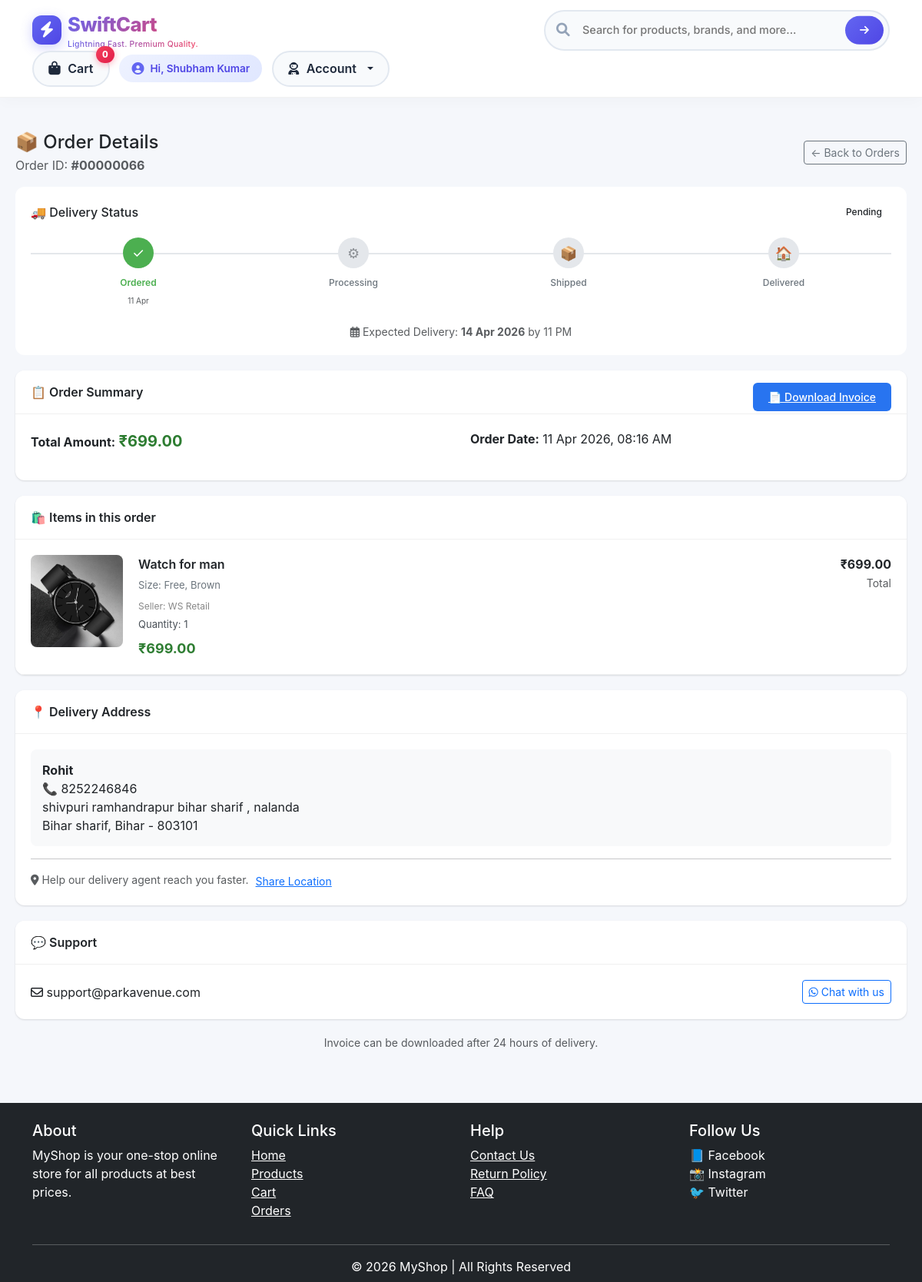
Page /user/order_details.php?id=66 (signed in) on the committed database.
### tables this page shows
CREATE TABLE `orders` (
  `id` int(11) NOT NULL,
  `user_id` int(11) DEFAULT NULL,
  `total` decimal(10,2) DEFAULT NULL,
  `status` enum('Pending','Processing','Confirmed','Shipped','Delivered','Cancelled','Paid') DEFAULT NULL,
  `created_at` timestamp NOT NULL DEFAULT current_timestamp(),
  `payment_method` varchar(50) DEFAULT NULL,
  `address_id` int(11) DEFAULT NULL,
  `transaction_id` varchar(255) DEFAULT NULL
);

CREATE TABLE `order_items` (
  `id` int(11) NOT NULL,
  `order_id` int(11) DEFAULT NULL,
  `product_id` int(11) DEFAULT NULL,
  `quantity` int(11) DEFAULT NULL,
  `price` decimal(10,2) DEFAULT NULL,
  `size` varchar(10) DEFAULT NULL
);

CREATE TABLE `products` (
  `id` int(11) NOT NULL,
  `name` varchar(255) NOT NULL,
  `price` decimal(10,2) NOT NULL,
  `description` text DEFAULT NULL,
  `image` varchar(255) DEFAULT NULL,
  `created_at` timestamp NOT NULL DEFAULT current_timestamp(),
  `category` varchar(255) DEFAULT NULL,
  `size_s` int(11) DEFAULT 1,
  `size_m` int(11) DEFAULT 1,
  `size_l` int(11) DEFAULT 1,
  `size_xl` int(11) DEFAULT 1,
  `size_xxl` int(11) DEFAULT 1
);

CREATE TABLE `addresses` (
  `id` int(11) NOT NULL,
  `user_id` int(11) DEFAULT NULL,
  `full_name` varchar(100) DEFAULT NULL,
  `phone` varchar(15) DEFAULT NULL,
  `address` text DEFAULT NULL,
  `city` varchar(50) DEFAULT NULL,
  `state` varchar(50) DEFAULT NULL,
  `pincode` varchar(10) DEFAULT NULL,
  `created_at` timestamp NOT NULL DEFAULT current_timestamp()
);

### user/order_details.php (the view, shortened to what this page needs)
<?php
include("../includes/header.php");
$uid = $_SESSION['user']['id'];
$order_id = isset($_GET['id']) ? (int)$_GET['id'] : 0;
$order = $conn->query("SELECT * FROM orders WHERE id=$order_id AND user_id=$uid")->fetch_assoc();
$items = $conn->query("
SELECT order_items.*, products.name, products.image, products.description
FROM order_items
JOIN products ON order_items.product_id = products.id
WHERE order_id=$order_id
");
$address = $conn->query("SELECT * FROM addresses WHERE id={$order['address_id']}")->fetch_assoc();
$delivery_date = date("d M Y", strtotime($order['created_at']." +3 days"));
?>
<!DOCTYPE html>
<html lang="en">
<head>
    <link href="https://cdn.jsdelivr.net/npm/bootstrap@5.3.0-alpha1/dist/css/bootstrap.min.css" rel="stylesheet">
    <link rel="stylesheet" href="https://cdnjs.cloudflare.com/ajax/libs/font-awesome/6.0.0-beta3/css/all.min.css">
</head>
<body>
<div class="order-container">
    <div class="d-flex justify-content-between align-items-center mb-3 flex-wrap">
        <div>
            <h4 class="mb-1">📦 Order Details</h4>
            <p class="text-muted mb-0">Order ID: <strong>#<?php echo str_pad($order_id, 8, '0', STR_PAD_LEFT); ?></strong></p>
        </div>
        <a href="orders.php" class="btn btn-outline-secondary btn-sm">
            ← Back to Orders
        </a>
    </div>
    <div class="tracking-container">
        <div class="d-flex justify-content-between align-items-center mb-3">
            <h6 class="mb-0">🚚 Delivery Status</h6>
            <span class="status-badge status-<?php echo strtolower($order['status']); ?>">
                <?php echo $order['status']; ?>
            </span>
        </div>
        <div class="track-steps">
            <?php
            $status = $order['status'];
            $steps_list = ['Ordered', 'Processing', 'Shipped', 'Delivered'];
            $current_index = 0;
            if($status == 'Pending') $current_index = 0;
            elseif($status == 'Processing') $current_index = 1;
            elseif($status == 'Shipped') $current_index = 2;
            elseif($status == 'Delivered') $current_index = 3;
            foreach($steps_list as $idx => $step_name):
                $is_active = ($idx <= $current_index);
            ?>
            <div class="step <?php echo $is_active ? 'active' : ''; ?>">
                <div class="step-circle">
                    <?php
                    if($step_name == 'Ordered') echo '✓';
                    elseif($step_name == 'Processing') echo '⚙';
                    elseif($step_name == 'Shipped') echo '📦';
                    else echo '🏠';
                    ?>
                </div>
                <div class="step-label"><?php echo $step_name; ?></div>
                <small class="text-muted" style="font-size: 10px;">
                    <?php
                    if($step_name == 'Ordered') echo date('d M', strtotime($order['created_at']));
                    ?>
                </small>
            </div>
            <?php endforeach; ?>
        </div>
        <div class="mt-3 text-center text-muted small">
            <i class="far fa-calendar-alt"></i> Expected Delivery: <strong><?php echo $delivery_date; ?></strong> by 11 PM
        </div>
    </div>
    <div class="order-card">
        <div class="card-header">
            📋 Order Summary
            <a href="invoice.php?id=<?php echo $order_id; ?>" class="float-end btn-invoice btn-sm">
                📄 Download Invoice
            </a>
        </div>
        <div class="card-body">
            <div class="row">
                <div class="col-md-6">
                    <p><strong>Total Amount:</strong> <span style="color:#2e7d32; font-size:20px; font-weight:700;">₹<?php echo number_format($order['total'], 2); ?></span></p>
                </div>
                <div class="col-md-6">
                    <p><strong>Order Date:</strong> <?php echo date('d M Y, h:i A', strtotime($order['created_at'])); ?></p>
                </div>
            </div>
        </div>
    </div>
    <div class="order-card">
        <div class="card-header">
            🛍️ Items in this order
        </div>
        <div class="card-body p-0">
            <?php
            while($product = $items->fetch_assoc()):
                $image_path = "../assets/images/" . $product['image'];
            ?>
            <div class="product-horizontal">
                <div class="product-image-side">
                    <img src="<?php echo $image_path; ?>" alt="<?php echo htmlspecialchars($product['name']); ?>"
                         onerror="this.src='https://via.placeholder.com/120x120?text=No+Image'">
                </div>
                <div class="product-details-side">
                    <div class="product-title"><?php echo htmlspecialchars($product['name']); ?></div>
                    <div class="product-meta">
                        Size: Free, Brown
                    </div>
                    <div class="seller-info">
                        Seller: WS Retail
                    </div>
                    <div class="product-quantity">
                        Quantity: <?php echo $product['quantity']; ?>
                    </div>
                    <div class="product-price mt-2">
                        ₹<?php echo number_format($product['price'], 2); ?>
                    </div>
                </div>
                <div class="text-end" style="min-width: 100px;">
                    <div class="fw-bold">₹<?php echo number_format($product['price'] * $product['quantity'], 2); ?></div>
                    <small class="text-muted">Total</small>
                </div>
            </div>
            <?php endwhile; ?>
        </div>
    </div>
    <div class="order-card">
        <div class="card-header">
            📍 Delivery Address
        </div>
        <div class="card-body">
            <?php if($address): ?>
            <div class="address-block">
                <div class="fw-bold"><?php echo htmlspecialchars($address['full_name']); ?></div>
                <div>📞 <?php echo htmlspecialchars($address['phone']); ?></div>
                <div><?php echo htmlspecialchars($address['address']); ?></div>
                <div><?php echo htmlspecialchars($address['city']); ?>, <?php echo htmlspecialchars($address['state']); ?> - <?php echo htmlspecialchars($address['pincode']); ?></div>
            </div>
            <?php else: ?>
            <p class="text-muted">Address not available</p>
            <?php endif; ?>
            <hr>
            <div class="small text-muted">
                <i class="fas fa-map-marker-alt"></i> Help our delivery agent reach you faster.
                <button class="btn btn-link btn-sm p-0 ms-1" onclick="alert('📍 Location sharing feature coming soon')">Share Location</button>
            </div>
        </div>
    </div>
    <div class="order-card">
        <div class="card-header">
            💬 Support
        </div>
        <div class="card-body">
            <div class="d-flex justify-content-between align-items-center">
                <span><i class="far fa-envelope"></i> support@parkavenue.com</span>
                <button class="btn btn-outline-primary btn-sm" onclick="alert('Chat with support')">
                    <i class="fab fa-whatsapp"></i> Chat with us
                </button>
            </div>
        </div>
    </div>
    <div class="text-center text-muted small mt-3">
        Invoice can be downloaded after 24 hours of delivery.
    </div>
</div>
<?php include("../includes/footer.php"); ?>
</body>
</html>

### assets/css/style.css (style rules this page uses)
body { background: #f4f6f9; font-family: 'Segoe UI', sans-serif; }
.btn { border-radius: 10px; }

### includes/header.php (style rules this page uses)
* { margin: 0; padding: 0; box-sizing: border-box; }
body { background: #f8fafc; font-family: 'Inter', sans-serif; overflow-x: hidden; }

### user/order_details.php (style rules this page uses)
* { margin: 0; padding: 0; box-sizing: border-box; }
body { background: #f5f7fb; font-family: -apple-system, BlinkMacSystemFont, 'Segoe UI', Roboto, 'Helvetica Neue', sans-serif; }
.order-container { max-width: 1200px; margin: 0 auto; padding: 20px; }
.order-card { background: white; border-radius: 12px; box-shadow: 0 1px 3px rgba(0,0,0,0.08), 0 1px 2px rgba(0,0,0,0.05); margin-bottom: 20px; overflow: hidden; }
.card-header { padding: 16px 20px; border-bottom: 1px solid #f0f0f0; font-weight: 600; font-size: 16px; background: white; }
.card-body { padding: 20px; }
.tracking-container { background: white; border-radius: 12px; padding: 20px; margin-bottom: 20px; }
.track-steps { display: flex; justify-content: space-between; position: relative; margin: 20px 0; }
.step { flex: 1; text-align: center; position: relative; z-index: 2; }
.step-circle { width: 40px; height: 40px; background: #e4e7eb; border-radius: 50%; display: flex; align-items: center; justify-content: center; margin: 0 auto 10px; font-size: 18px; color: #8b8f94; transition: all 0.3s; }
.step.active .step-circle { background: #4caf50; color: white; }
.step-label { font-size: 12px; font-weight: 500; color: #6c757d; }
.step.active .step-label { color: #4caf50; font-weight: 600; }
.track-steps::before { content: ''; position: absolute; top: 20px; left: 0; right: 0; height: 2px; background: #e4e7eb; z-index: 1; }
.product-horizontal { display: flex; gap: 20px; padding: 20px; border-bottom: 1px solid #f0f0f0; transition: background 0.2s; }
.product-image-side { flex-shrink: 0; width: 120px; height: 120px; background: #f8f9fa; border-radius: 8px; display: flex; align-items: center; justify-content: center; overflow: hidden; }
.product-image-side img { max-width: 100%; max-height: 100%; object-fit: contain; }
.product-details-side { flex: 1; }
.product-title { font-size: 16px; font-weight: 600; margin-bottom: 6px; color: #212529; }
.product-meta { font-size: 13px; color: #6c757d; margin-bottom: 8px; }
.product-price { font-size: 18px; font-weight: 700; color: #2e7d32; }
.product-quantity { font-size: 13px; color: #495057; margin-top: 5px; }
.seller-info { font-size: 12px; color: #878787; margin-top: 8px; }
.status-badge { display: inline-block; padding: 4px 12px; border-radius: 20px; font-size: 12px; font-weight: 500; }
.address-block { background: #f8f9fa; padding: 15px; border-radius: 8px; }
.btn-invoice { background: #2874f0; color: white; border: none; padding: 8px 20px; border-radius: 6px; font-size: 14px; font-weight: 500; }

### rows in the picture
orders: status "Pending", step_name "Ordered", created_at "11 Apr", created_at "14 Apr 2026", total "699.00", created_at "11 Apr 2026, 08:16 AM"
order_items: product.image (picture), product.name "Watch for man", quantity "1", price "699.00", $product['price']*$product['quantity'] "699.00"
addresses: full_name "Rohit", phone "8252246846", address "shivpuri ramhandrapur bihar sharif , nalanda", city "Bihar sharif", state "Bihar", pincode "803101"

### other values in the picture
$count "0"
$_SESSION['user']['name'] "Shubham Kumar"
str_pad($order_id, 8, '0', STR_PAD_LEFT) "00000066"
$step_name "Processing"
$step_name "Shipped"
$step_name "Delivered"
